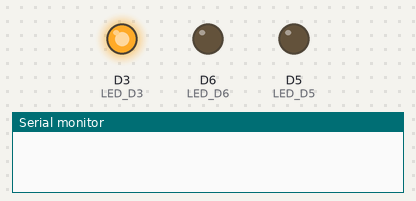
This sketch was run on a simulated ESP8266 (NodeMCU). Shown: output pins drawn as LEDs (lit = HIGH), the last lines printed to the serial monitor. Random numbers use the default seed unless the sketch sets one.

Above: at 0.1 s.
At 41.85 s:
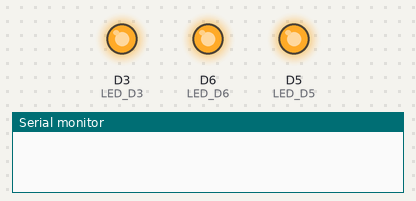
At 64.0 s:
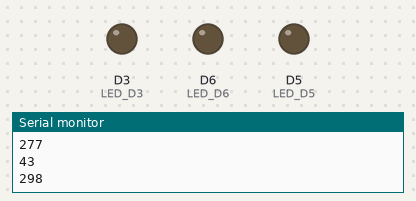
At 124.1 s:
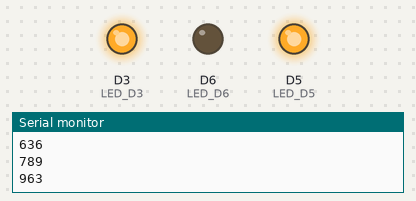
Timing chart, 0 to 125.6 s (numbered marks = the images above):
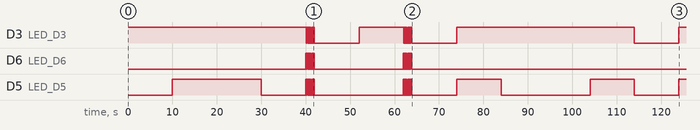

Measured:
- by itself, D3 (LED_D3): LOW → HIGH at 0.00 s, → LOW 40.1 s later, → HIGH 0.10 s later, → LOW 0.10 s later, … (43 changes in this stretch)
- by itself, D6 (LED_D6): goes 9 × (HIGH 0.10 s, LOW 0.10 s), HIGH 0.10 s, LOW 20.1 s, 9 × (HIGH 0.10 s, LOW 0.10 s), HIGH 0.10 s, then LOW
- by itself, D5 (LED_D5): LOW → HIGH at 10.0 s, → LOW 20.0 s later, → HIGH 10.0 s later, → LOW 0.10 s later, … (47 changes in this stretch)

The sketch:

ADRUINO_sketch_duurzaam.ino
```cpp
const int LED_D3 = D3;
const int LED_D5 = D5;
const int LED_D6 = D6;

int A, B, C, D;

void setup() {
  Serial.begin(115200);
  pinMode(LED_D3, OUTPUT);
  pinMode(LED_D5, OUTPUT);
  pinMode(LED_D6, OUTPUT);
}

void loop() {
  A = random(999);
  B = random(999);
  C = random(999);
  D = random(999);

  if (A > B || A < C) {
    digitalWrite(LED_D3, HIGH);
  } else {
    digitalWrite(LED_D3, LOW);
  }

  if (C > A && A < B) {
    digitalWrite(LED_D5, HIGH);
  } else {
    digitalWrite(LED_D5, LOW);
  }

  if (B > C && B > A && C < A) {
    digitalWrite(LED_D6, HIGH);
  } else {
    digitalWrite(LED_D6, LOW);
  }


  if (D == max(max(A, B), max(C, D))) {

    blinkAllLEDs();
  }
  delay(10000);
}

void blinkAllLEDs() {
  for (int i = 0; i < 10; i++) {
    digitalWrite(LED_D3, HIGH);
    digitalWrite(LED_D5, HIGH);
    digitalWrite(LED_D6, HIGH);
    delay(100);
    digitalWrite(LED_D3, LOW);
    digitalWrite(LED_D5, LOW);
    digitalWrite(LED_D6, LOW);
    delay(100);
  }
  Serial.println(A);
  Serial.println(B);
  Serial.println(C);
  Serial.println(D);
}
```
